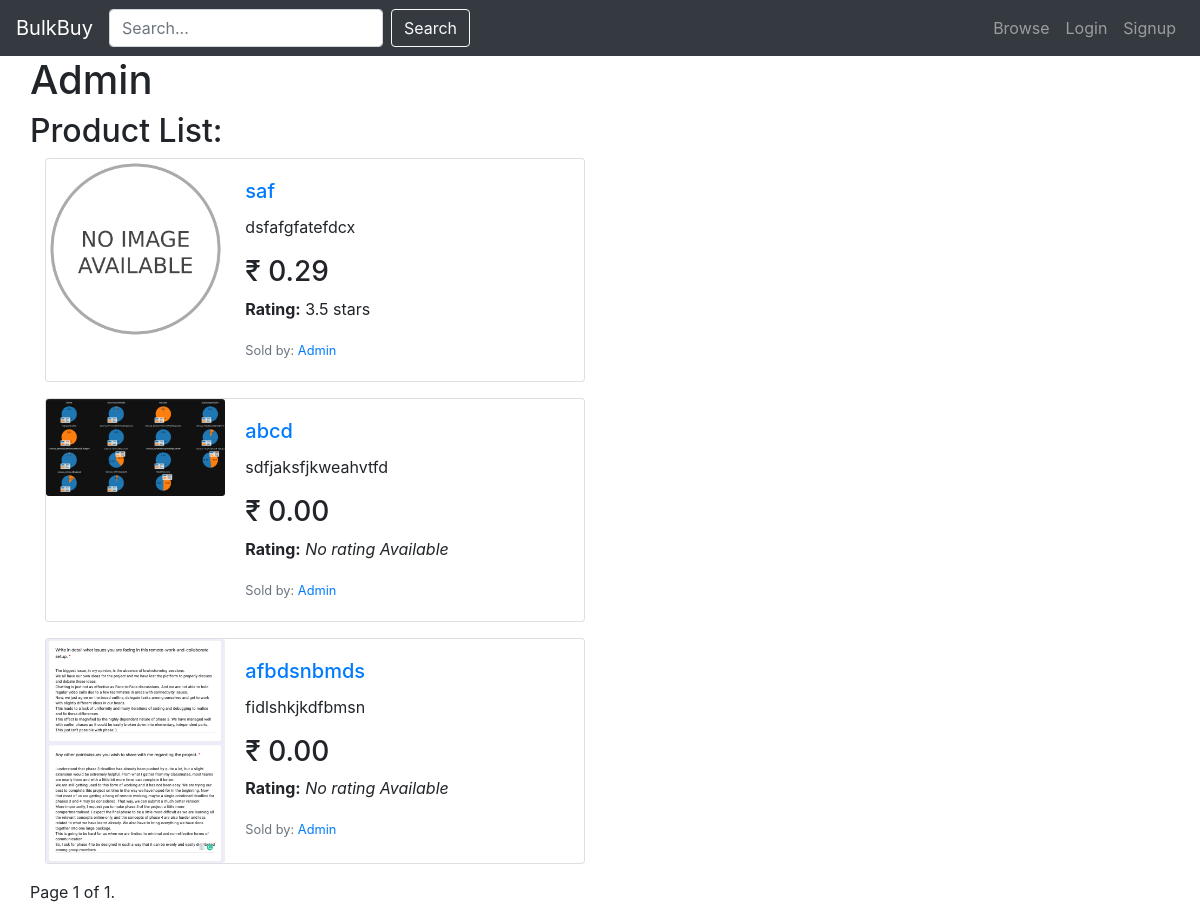
/products/by/Admin, run on the app's committed database.
### accounts/models.py (models this page shows, shortened)
class Vendor(models.Model):
    user = models.OneToOneField(User, on_delete=models.CASCADE)
    rating = models.FloatField(default=3)

class User(AbstractUser):
    is_vendor = models.BooleanField(default=False)
    is_customer = models.BooleanField(default=False)

### products/models.py (models this page shows, shortened)
class Product(models.Model):
    vendor = models.ForeignKey('accounts.Vendor', on_delete= models.CASCADE)
    name = models.CharField(max_length=100)
    description = models.TextField(max_length=500, blank=True)
    image = models.ImageField(upload_to=user_directory_path, blank=True)
    price = models.DecimalField(max_digits=6, decimal_places=2, default=0.00)
    rating = models.FloatField(blank=True, null=True)
    number_of_reviews = models.PositiveIntegerField(default=0)
    number_of_orders_required = models.PositiveIntegerField(default=1)
    number_of_orders_received = models.PositiveIntegerField(default=0)
    last_dispatch = models.PositiveIntegerField(default=0)
    class Meta:
        ordering = ['-rating']

### products/views.py (the view)
# urls.py: re_path('by/(?P<username>[-\w]+)', views.VendorProductListView.as_view(), name='from_vendor'),
class VendorProductListView(generic.ListView):
    model = product_models.Product
    template_name = "products/vendor_product_list.html"
    paginate_by = 6
    def get_queryset(self):
        try:
            user = accounts_models.User.objects.get(username = self.kwargs.get("username"))
            vendor = accounts_models.Vendor.objects.get(user = user)
            vendor_products = product_models.Product.objects.filter(vendor = vendor)
        except User.DoesNotExist:
            raise Http404
        else:
            return vendor_products
    def get_context_data(self, **kwargs):
        user = accounts_models.User.objects.get(username = self.kwargs.get("username"))
        vendor = accounts_models.Vendor.objects.get(user = user)
        context = super().get_context_data(**kwargs)
        context["product_vendor"] = vendor
        return context

### products/templates/products/vendor_product_list.html (shortened to what this page needs)
{% extends 'products/product_base.html' %}
{% block pre_product %}
<div>
    <h1>{{ product_vendor.user.username }}</h1> <h2>Product List:</h2>
</div>
{% endblock %}
{% block product_content %}
  <div class="container">
    {% for product in object_list %}
      {% include 'products/_productCard.html' %}
    {% endfor %}
  </div>
  <div class="pagination">
    <span class="step-links">
        <span class="current">
            Page {{ page_obj.number }} of {{ page_obj.paginator.num_pages }}.
        </span>
    </span>
</div>
  {% endblock %}

### products/templates/products/_productCard.html
{% load static %}
  <div class="card mb-3" style="max-width: 540px;">
  <div class="row no-gutters">
    <div class="col-md-4">
      {% if product.image %}
      <a href="{% url 'products:single' pk=product.pk %}"><img src="{{ product.image.url }}" class="card-img"></a>
      {% else %}
      <a href="{% url 'products:single' pk=product.pk %}"><img src="{% static 'images/No_Img_Available.png' %}" alt="No Image Available" class="card-img"></a>
      {% endif %}
    </div>
    <div class="col-md-8">
      <div class="card-body">
        <a href="{% url 'products:single' pk=product.pk %}"><h5 class="card-title">{{ product.name }}</h5></a>
        <p class="card-text">{{product.description|truncatechars:200}}</p>
        <h3>₹ {{product.price}}</h3>
        <p class="card-text"><strong> Rating:</strong> {% if product.rating %} {{product.rating}} stars {% else %} <em>No rating Available </em>{% endif %} </p>
        <p class="card-text"><small class="text-muted">Sold by: <a href="{% url 'products:from_vendor' username=product.vendor.user.username %}">{{ product.vendor.user.username }}</a></small></p>
      </div>
    </div>
  </div>
</div>

### data on the page
Vendor: user.username "Admin"
Product: name "saf", description "dsfafgfatefdcx", price "0.29", rating "3.5", vendor.user.username "Admin"
Product: image (picture), name "abcd", description "sdfjaksfjkweahvtfd", price "0.00", shows "No rating Available", vendor.user.username "Admin"
Product: image (picture), name "afbdsnbmds", description "fidlshkjkdfbmsn", price "0.00", shows "No rating Available", vendor.user.username "Admin"

### other printed values
{{ page_obj.number }} "1"
{{ page_obj.paginator.num_pages }} "1"
